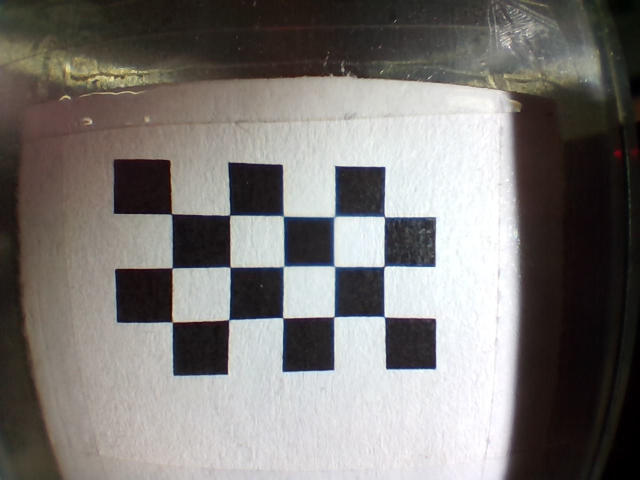
#> input picture sensor/camera_calibration/chessboard_data/WIN_20250505_12_05_23_Pro.jpg, 1280 x 960 px (shown at 1/2 size); its folder holds only this picture in this run
$ python calibration_intrinsic.py
#> lines starting #> are read from the running program, lines starting #| are printed output that depends on the picture; after the words box and inside, x2 and y2 are one past the last pixel; in counts of white or black regions, pixels touching at a corner belong together; long printed decimals are rounded
import cv2
import numpy as np
import glob
import os

# 校准参数
os.environ['DISPLAY'] = ':0'
criteria = (cv2.TERM_CRITERIA_EPS + cv2.TERM_CRITERIA_MAX_ITER, 30, 0.001)
w, h, l = 3, 5, 3  # 棋盘格尺寸和方块边长
path = r"C:\Users\23142\Desktop\perception\1_camera_calibration\chessboard_data"

# 准备棋盘格角点
objp = np.zeros((w * h, 3), np.float32)
objp[:, :2] = np.mgrid[0:w, 0:h].T.reshape(-1, 2)
objp = objp * l
objpoints = []
imgpoints = []

# 读取图片
images = glob.glob(path + '/*.jpg')
# images = glob.glob(path + 'WIN_20250103_16_54_50_Pro.jpg')
if len(images) == 0:
    raise FileNotFoundError(f"未在路径 {path} 中找到图片，请检查路径！")

for fname in images:
    img = cv2.imread(fname)
#> img is the input picture: shape (960, 1280, 3); mean B, G, R 116, 118.9, 122.4
    if img is None:
        print(f"无法加载图片: {fname}")
        continue
    gray = cv2.cvtColor(img, cv2.COLOR_BGR2GRAY)
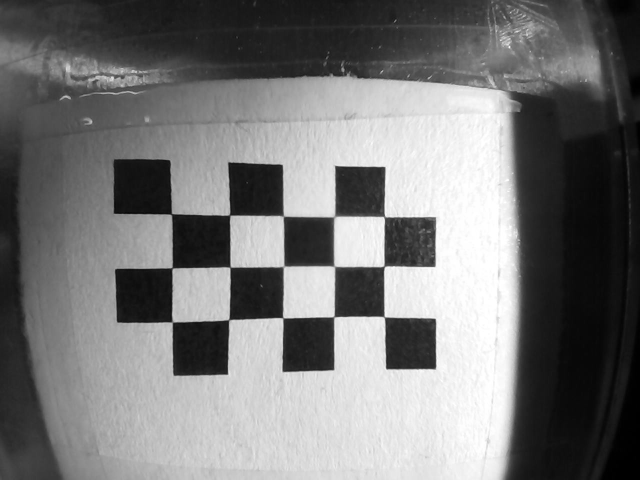
#> gray: shape (960, 1280) (shown at 1/2 size); min 0, max 255, mean 119.6

    # 检测棋盘角点
    ret, corners = cv2.findChessboardCorners(gray, (w, h), None)
#> ret = True; corners = 15 rows, first 8: [770.4, 432.8], [768.3, 532.3], [768.9, 634.4], [668.5, 433], [669.6, 534.2], [668.5, 634.5], [567.5, 434], [567, 533]
    if ret:
        cv2.cornerSubPix(gray, corners, (11, 11), (-1, -1), criteria)
        objpoints.append(objp)
        imgpoints.append(corners)
        cv2.drawChessboardCorners(img, (w, h), corners, ret)
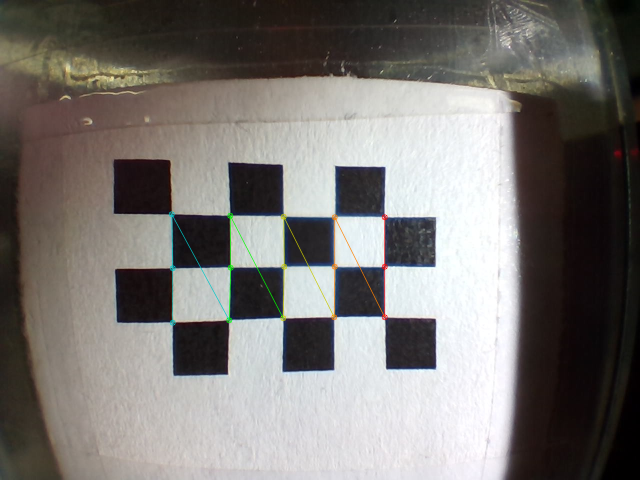
#> img: shape (960, 1280, 3) (shown at 1/2 size); 0.56% of pixels changed, all inside (x1, y1, x2, y2) = (337, 422, 776, 652)
        cv2.namedWindow('findCorners', cv2.WINDOW_NORMAL)
        cv2.resizeWindow('findCorners', 640, 480)
        cv2.imshow('findCorners', img)
        cv2.waitKey(500)
    else:
        print(f"未能检测到角点: {fname}")

cv2.destroyAllWindows()

# 校准相机
if len(objpoints) > 0 and len(imgpoints) > 0:
    ret, mtx, dist, rvecs, tvecs = cv2.calibrateCamera(objpoints, imgpoints, gray.shape[::-1], None, None)
#> ret = 0.42; mtx = [[1164.3, 0, 683.8], [0, 1159.7, 484.8], [0, 0, 1]]; dist = [[0.832, 8.98, -0.00354, 0.016, -97.8]]; rvecs = ([-0.0241, -0.0984, 1.57],); tvecs = ([2.55, -1.54, 35.07],)
    print("相机内参矩阵：", mtx)
#| 相机内参矩阵： [[1.16429518e+03 0.00000000e+00 6.83822396e+02]
#|  [0.00000000e+00 1.15970482e+03 4.84803525e+02]
#|  [0.00000000e+00 0.00000000e+00 1.00000000e+00]]
    print("畸变系数：", dist)
#| 畸变系数： [[ 8.31552587e-01  8.98148041e+00 -3.54182217e-03  1.60497353e-02
#|   -9.78040063e+01]]
else:
    print("未能找到足够的棋盘角点进行相机校准，请检查图片和参数！")


# [111 lines of commented-out code are left out]

$ run again, on sensor/camera_calibration/chessboard_data/WIN_20250505_12_06_44_Pro.jpg
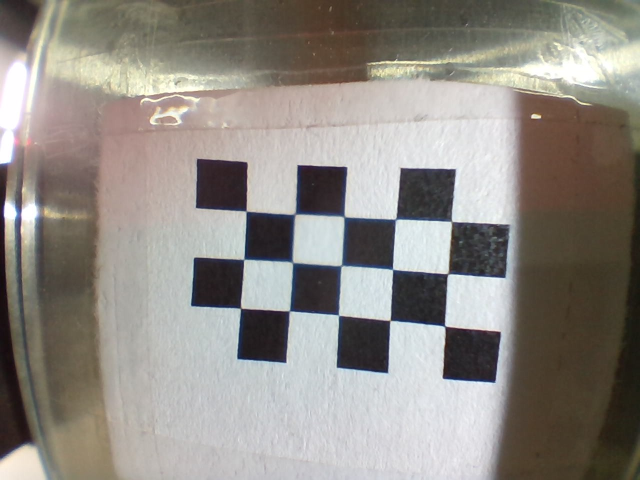
#> input picture sensor/camera_calibration/chessboard_data/WIN_20250505_12_06_44_Pro.jpg, 1280 x 960 px (shown at 1/2 size)
#> img is the input picture: shape (960, 1280, 3); mean B, G, R 132.8, 138.9, 143.8
#> `gray = cv2.cvtColor(img, cv2.COLOR_BGR2GRAY)`:
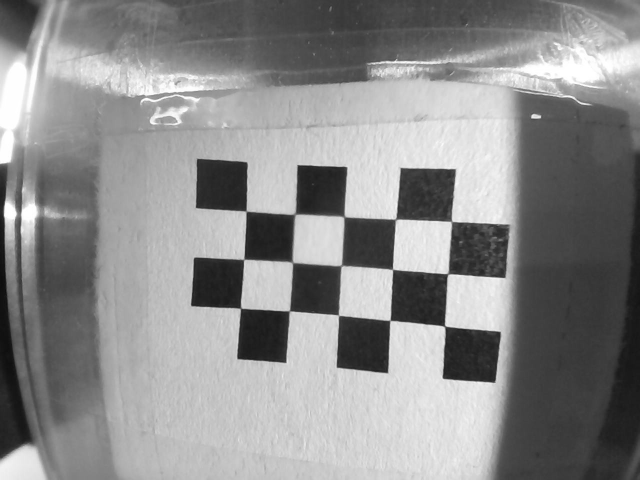
#> gray: shape (960, 1280) (shown at 1/2 size); min 7, max 255, mean 139.7
#> `ret, corners = cv2.findChessboardCorners(gray, (w, h), None)`: ret = True; corners = 15 rows, first 8: [903.5, 443], [895.7, 548], [890.8, 652.2], [791.3, 438.4], [785.4, 539], [781.3, 640.8], [688, 433.5], [683, 531.5]
#> `cv2.drawChessboardCorners(img, (w, h), corners, ret)`:
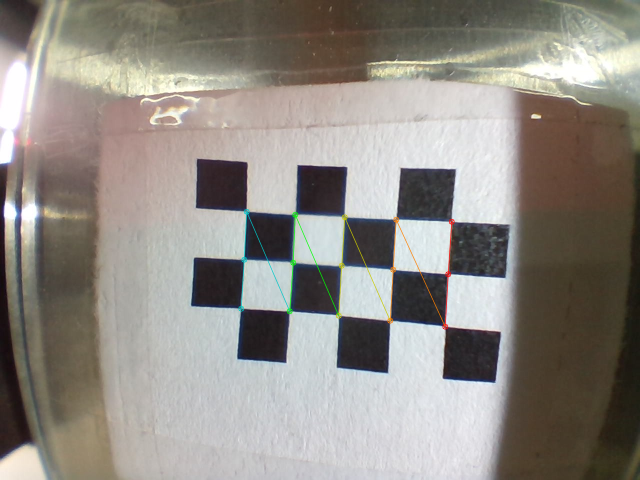
#> img: shape (960, 1280, 3) (shown at 1/2 size); 0.55% of pixels changed, all inside (x1, y1, x2, y2) = (476, 417, 910, 660)
#> `ret, mtx, dist, rvecs, tvecs = cv2.calibrateCamera(objpoints, imgpoint..`: ret = 0.369; mtx = [[1515.7, 0, 604.4], [0, 1464.6, 481.8], [0, 0, 1]]; dist = [[1.53, 23.71, -0.0172, -0.0605, -541.2]]; rvecs = ([0.231, 0.158, 1.62],); tvecs = ([8.31, -1.07, 43.29],)
#| 相机内参矩阵： [[1.51571609e+03 0.00000000e+00 6.04362901e+02]
#|  [0.00000000e+00 1.46455371e+03 4.81846891e+02]
#|  [0.00000000e+00 0.00000000e+00 1.00000000e+00]]
#| 畸变系数： [[ 1.53392198e+00  2.37135069e+01 -1.71582194e-02 -6.04735658e-02
#|   -5.41233626e+02]]

$ run again, on sensor/camera_calibration/chessboard_data/WIN_20250505_12_08_00_Pro.jpg
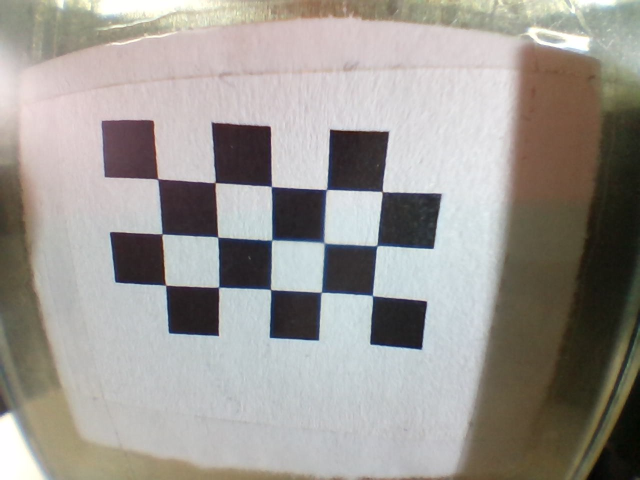
#> input picture sensor/camera_calibration/chessboard_data/WIN_20250505_12_08_00_Pro.jpg, 1280 x 960 px (shown at 1/2 size)
#> img is the input picture: shape (960, 1280, 3); mean B, G, R 146.8, 151.9, 156
#> `gray = cv2.cvtColor(img, cv2.COLOR_BGR2GRAY)`:
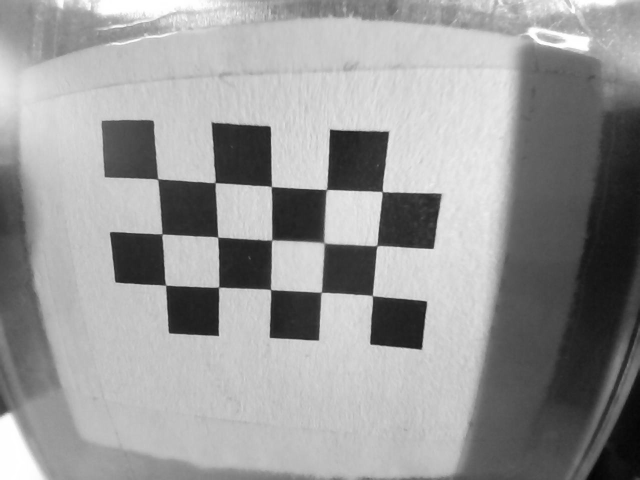
#> gray: shape (960, 1280) (shown at 1/2 size); min 3, max 255, mean 152.5
#> `ret, corners = cv2.findChessboardCorners(gray, (w, h), None)`: ret = True; corners = 15 rows, first 8: [764.4, 385.8], [754.5, 491.5], [745.8, 591.9], [652.3, 379.4], [648, 486], [644, 585.1], [542.7, 373.7], [544.7, 481]
#> `cv2.drawChessboardCorners(img, (w, h), corners, ret)`:
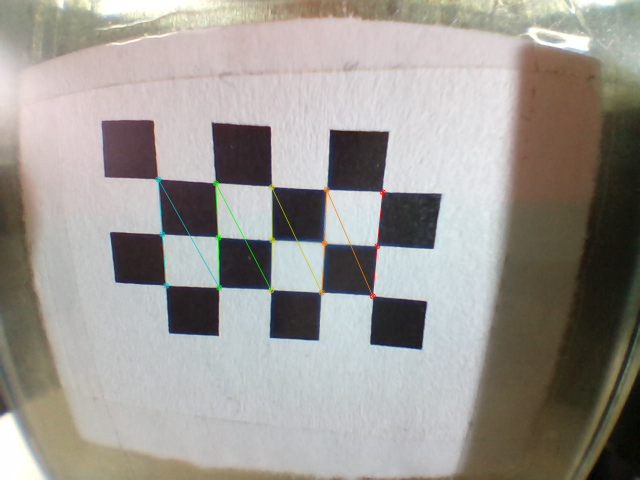
#> img: shape (960, 1280, 3) (shown at 1/2 size); 0.57% of pixels changed, all inside (x1, y1, x2, y2) = (310, 352, 772, 599)
#> `ret, mtx, dist, rvecs, tvecs = cv2.calibrateCamera(objpoints, imgpoint..`: ret = 0.388; mtx = [[514.6, 0, 635.6], [0, 513.4, 476.2], [0, 0, 1]]; dist = [[0.173, 0.0867, -0.0031, -0.00891, -0.575]]; rvecs = ([0.193, -0.118, 1.61],); tvecs = ([3.49, -2.49, 14.02],)
#| 相机内参矩阵： [[514.634   0.         635.576]
#|  [  0.         513.411 476.218]
#|  [  0.           0.           1.        ]]
#| 畸变系数： [[ 0.1726  0.08666 -0.003097 -0.008906 -0.5749]]

$ run again, on sensor/camera_calibration/chessboard_data/WIN_20250505_12_08_07_Pro.jpg
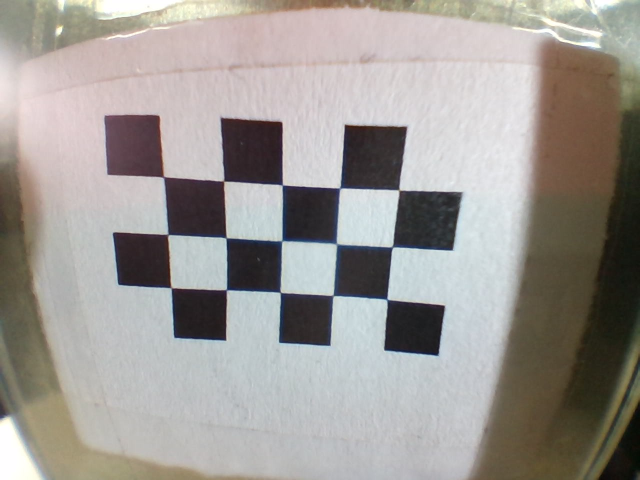
#> input picture sensor/camera_calibration/chessboard_data/WIN_20250505_12_08_07_Pro.jpg, 1280 x 960 px (shown at 1/2 size)
#> img is the input picture: shape (960, 1280, 3); mean B, G, R 148.7, 153.1, 157.3
#> `gray = cv2.cvtColor(img, cv2.COLOR_BGR2GRAY)`:
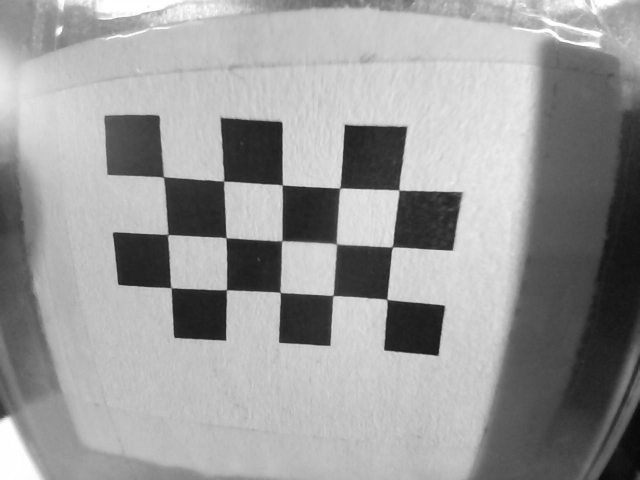
#> gray: shape (960, 1280) (shown at 1/2 size); min 7, max 255, mean 153.9
#> `ret, corners = cv2.findChessboardCorners(gray, (w, h), None)`: ret = True; corners = 15 rows, first 8: [798.5, 381], [785.5, 493.5], [774.5, 599.5], [680, 376.5], [673, 488], [668.3, 592.5], [565, 370.5], [562.9, 480.3]
#> `cv2.drawChessboardCorners(img, (w, h), corners, ret)`:
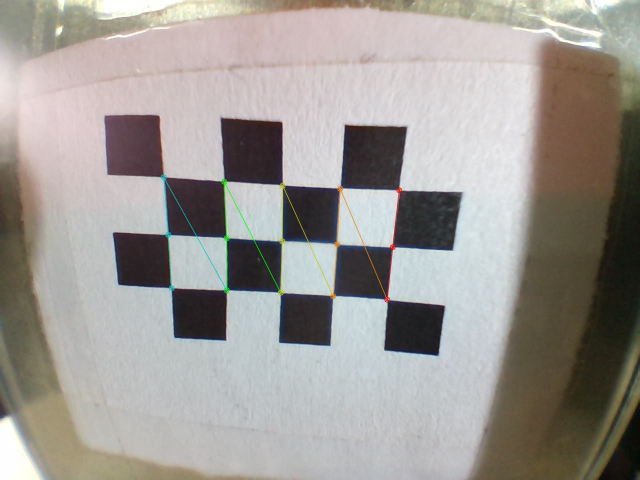
#> img: shape (960, 1280, 3) (shown at 1/2 size); 0.59% of pixels changed, all inside (x1, y1, x2, y2) = (321, 348, 805, 606)
#> `ret, mtx, dist, rvecs, tvecs = cv2.calibrateCamera(objpoints, imgpoint..`: ret = 0.407; mtx = [[702.4, 0, 604.9], [0, 713.3, 471.7], [0, 0, 1]]; dist = [[0.333, 0.426, -0.00379, -0.0252, -6.63]]; rvecs = ([0.269, -0.161, 1.6],); tvecs = ([4.96, -2.28, 18.16],)
#| 相机内参矩阵： [[702.418   0.         604.858]
#|  [  0.         713.345  471.683]
#|  [  0.           0.           1.        ]]
#| 畸变系数： [[ 3.32585566e-01  4.25639571e-01 -3.79245210e-03 -2.51911393e-02
#|   -6.63433418e+00]]

$ run again, on sensor/camera_calibration/chessboard_data/WIN_20250505_12_05_35_Pro.jpg
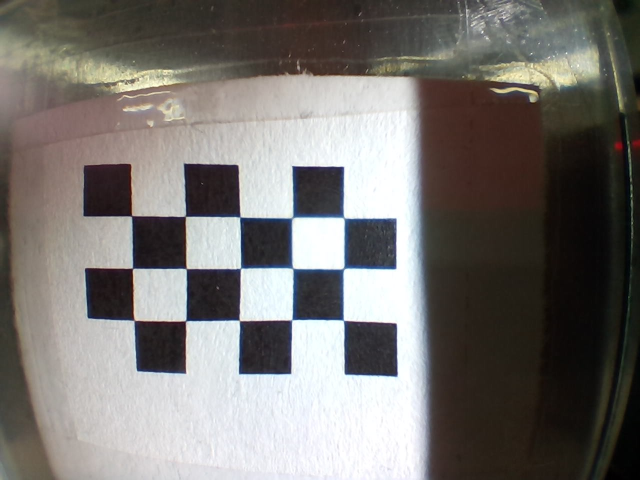
#> input picture sensor/camera_calibration/chessboard_data/WIN_20250505_12_05_35_Pro.jpg, 1280 x 960 px (shown at 1/2 size)
#> img is the input picture: shape (960, 1280, 3); mean B, G, R 112.5, 115.9, 119.3
#> `gray = cv2.cvtColor(img, cv2.COLOR_BGR2GRAY)`:
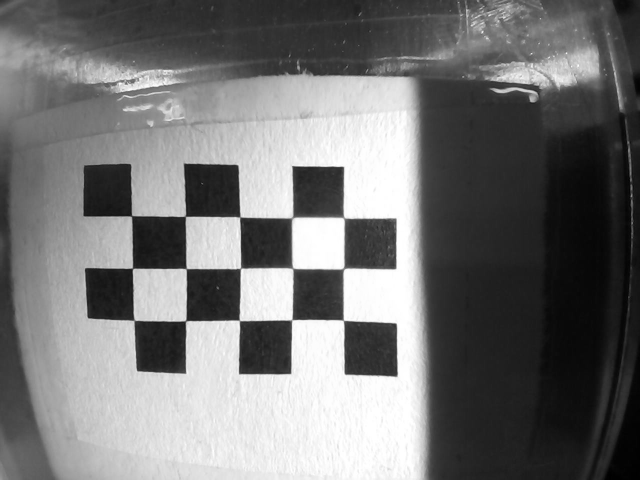
#> gray: shape (960, 1280) (shown at 1/2 size); min 0, max 255, mean 116.5
#> `ret, corners = cv2.findChessboardCorners(gray, (w, h), None)`: ret = True; corners = 15 rows, first 8: [688.8, 435.7], [687.5, 537.5], [687.5, 641.2], [585, 435.5], [586.1, 536.5], [584, 639.6], [480.2, 434.4], [482, 536.8]
#> `cv2.drawChessboardCorners(img, (w, h), corners, ret)`:
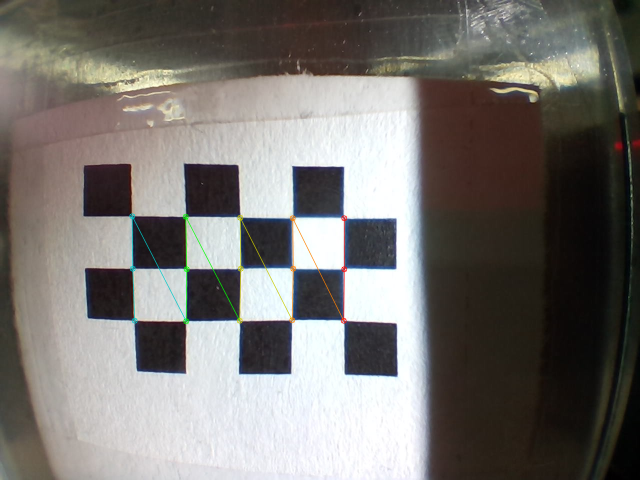
#> img: shape (960, 1280, 3) (shown at 1/2 size); 0.56% of pixels changed, all inside (x1, y1, x2, y2) = (258, 426, 695, 649)
#> `ret, mtx, dist, rvecs, tvecs = cv2.calibrateCamera(objpoints, imgpoint..`: ret = 0.366; mtx = [[683.6, 0, 724.1], [0, 676.2, 468.4], [0, 0, 1]]; dist = [[0.371, -0.1, -0.00307, 0.0104, -0.544]]; rvecs = ([0.0845, 0.032, 1.57],); tvecs = ([-1.06, -0.948, 19.96],)
#| 相机内参矩阵： [[683.587   0.         724.060]
#|  [  0.         676.180 468.364]
#|  [  0.           0.           1.        ]]
#| 畸变系数： [[ 0.3708 -0.1002 -0.003068  0.01037 -0.5442]]
